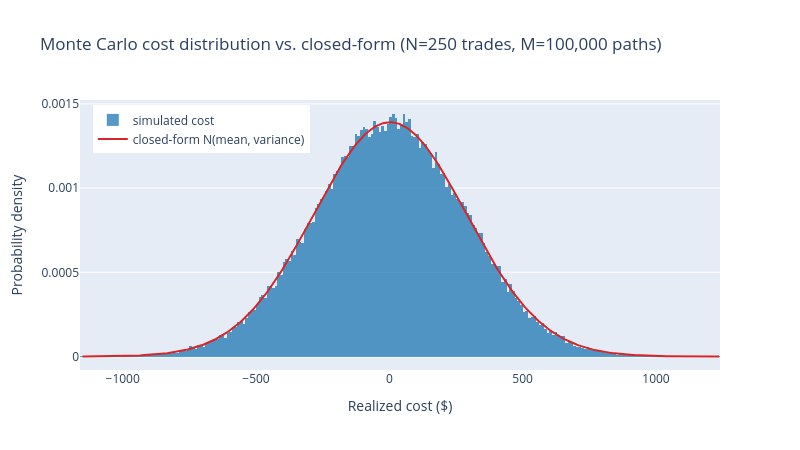

Notebook code cell kept with this figure:
### Code cell
analytic_mean = expected_cost(X, gamma, eta, T, kappa_mc)
analytic_std = np.sqrt(cost_variance(X, sigma, T, kappa_mc))
cost_range = np.linspace(simulated_costs.min(), simulated_costs.max(), 400)
normal_pdf = np.exp(-0.5 * ((cost_range - analytic_mean) / analytic_std) ** 2) / (
    analytic_std * np.sqrt(2 * np.pi)
)

fig = go.Figure()
fig.add_trace(
    go.Histogram(
        x=simulated_costs,
        histnorm="probability density",
        name="simulated cost",
        marker={"color": "#1f77b4"},
        opacity=0.75,
    )
)
fig.add_trace(
    go.Scatter(
        x=cost_range,
        y=normal_pdf,
        mode="lines",
        name="closed-form N(mean, variance)",
        line={"color": "#d62728", "width": 2},
    )
)
fig.update_layout(
    title=f"Monte Carlo cost distribution vs. closed-form (N={N} trades, M={M:,} paths)",
    xaxis_title="Realized cost ($)",
    yaxis_title="Probability density",
    width=800,
    height=450,
    legend={"x": 0.02, "y": 0.98},
)
fig.show()

### Figure 1 — Plotly figure (JSON) as saved in the notebook; plotly's stock layout.template omitted (floating-point values rounded to 4 significant figures; data arrays with more than 128 entries replaced by an {"elided": "..."} marker saying what was removed)
{"data": [{"histnorm": "probability density", "marker": {"color": "#1f77b4"}, "name": "simulated cost", "opacity": 0.75, "type": "histogram", "x": {"elided": "100000 float values"}}, {"line": {"color": "#d62728", "width": 2}, "mode": "lines", "name": "closed-form N(mean, variance)", "type": "scatter", "x": {"elided": "400 float values"}, "y": {"elided": "400 float values"}}], "layout": {"height": 450, "legend": {"x": 0.02, "y": 0.98}, "title": {"text": "Monte Carlo cost distribution vs. closed-form (N=250 trades, M=100,000 paths)"}, "width": 800, "xaxis": {"title": {"text": "Realized cost ($)"}}, "yaxis": {"title": {"text": "Probability density"}}}}
